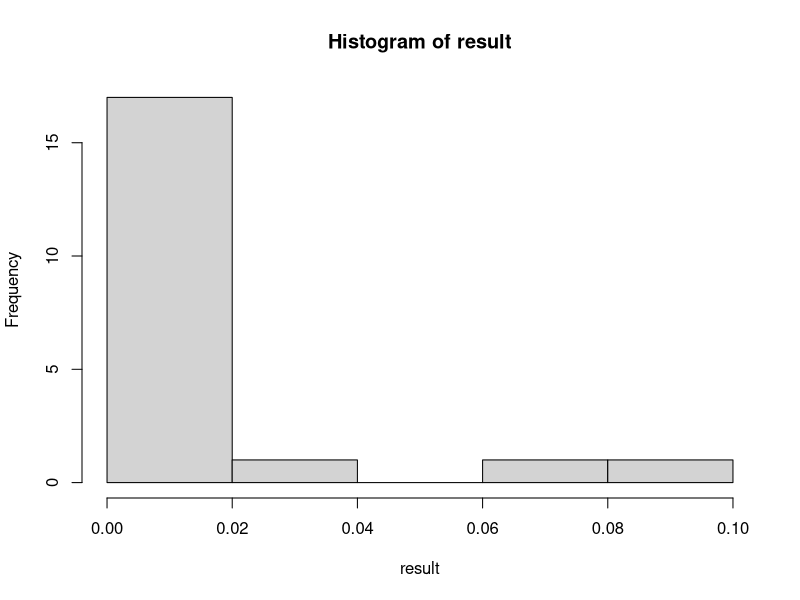

R code for this plot:
k = 5
n = 17

lambda <- 5

P <- function(n, t) {((lambda * t)^n) * exp(-lambda * t) / factorial(n)}

result <- c()
previous <- 0

for (t in 1:20) {
    current <- P(n, t)
    result <- append(result, current)
}
hist(result)